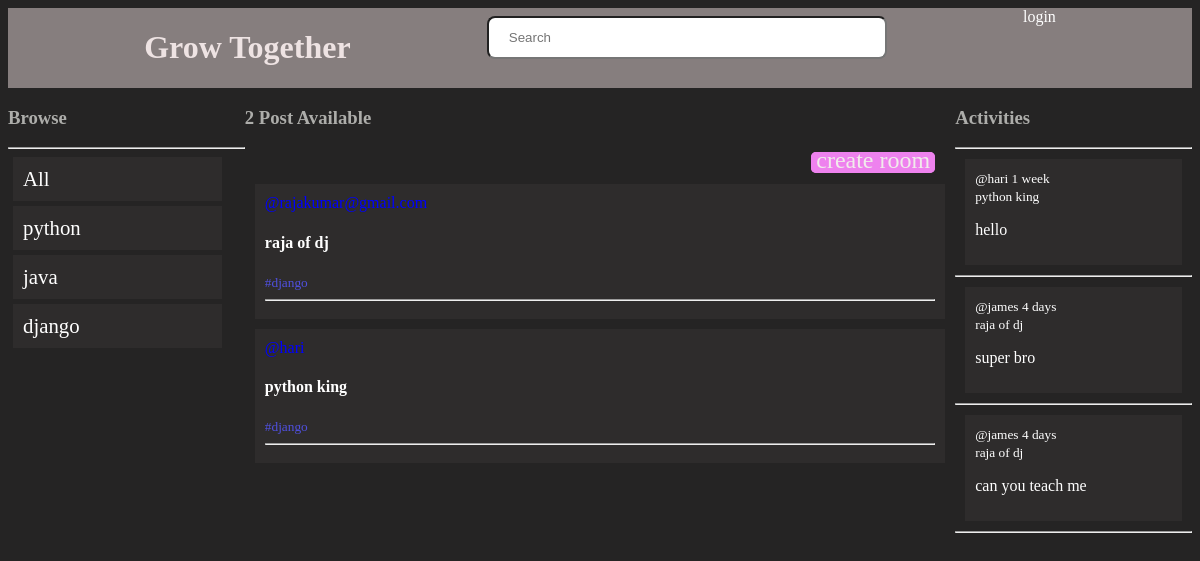
/?q=django, run on the app's committed database.
### app1/models.py (models this page shows, shortened)
class topic(models.Model):
    name =models.CharField(max_length=200)

class room(models.Model): #python calss to model
    host=models.ForeignKey(User,on_delete=models.SET_NULL,null=True)
    top=models.ForeignKey(topic,on_delete=models.SET_NULL,null=True)
    name=models.CharField(max_length=200)
    description=models.TextField(null=True,blank=True) #null=True which can make it blank .if instance not create.blank if save form it wiil be blank
    update= models.DateTimeField(auto_now=True) #take freq timestamp
    create=models.DateTimeField(auto_now_add=True)#first create timestamp
    class Meta:
        ordering=['-update','-create'] #descending - so newest first
    def __str__(self): #create Rome string
        return self.name

class Message(models.Model):
    user=models.ForeignKey(User,on_delete=models.CASCADE)
    room=models.ForeignKey(room,on_delete=models.CASCADE) #models.SET_NULL-->mesg not del if room del. models.cascade msg del
    body=models.TextField()
    update=models.DateTimeField(auto_now=True)
    create=models.DateTimeField(auto_now_add=True)

### app1/views.py (the view)
# urls.py: 2. Add a URL to urlpatterns:  path('', Home.as_view(), name='home')
def Home(request):
    q=request.GET.get('q') if request.GET.get('q') else ''
    val=room.objects.filter(Q(top__name__icontains=q) | Q(name__icontains=q) )#Q for & | keys parent (topic) class name noncase sense=i contain q value
    val1=topic.objects.all()
    coun=val.count()
    recent=Message.objects.filter(Q(room__top__name__icontains=q))
    value={'value':val,'val1':val1,'count':coun,'recent':recent}
    return render(request,'app1/home.html',value)

### app1/templates/app1/home.html (shortened to what this page needs)
{% extends 'main.html' %}
{%  block content %}
       <div class="container">
        <div>
        {% include 'app1/topics.html' %}
       </div>
       <div>
        <h3>{{count}} Post Available </h3>
        <div class="box">
        <span class="bo">
        <a id="tex1" href="create-room">create room </a></span></div>
        {% include 'app1/posts.html' %}
    </div>
     <div>
        {% include 'app1/activity.html' %}
     </div>
</div>
{% endblock content %}

### app1/templates/app1/topics.html (shortened to what this page needs)
<!DOCTYPE html>
<h3>
    Browse
</h3>
<hr>
<a id="tex" href="{% url 'home' %}">
<div class="list">
    All
</div>
</a>
{% for topic in val1  %}
<a id="tex" href="{% url 'home' %}?q={{topic.name}}">
 <div class="list">
    {{topic.name}}
 </div>
</a>
{% endfor %}

### app1/templates/app1/posts.html (shortened to what this page needs)
<div >
    {% for  e in value %}
    <div class="cont">
    <a id="col" href="{% url 'profile' e.host.id %}"> @{{ e.host.username}}</a>
    <a href="root/{{e.id}}">
     <h4>  {{e.name}}</h4>
     <small id="col1">#{{e.top.name}}</small>
     <hr>
    </div>
    {% endfor %}
</div>

### app1/templates/app1/activity.html (shortened to what this page needs)
<h3>Activities</h3>
<hr>
{% for m in recent %}
<div class="contactive">
    <small id="user">@{{m.user}} {{ m.create | timesince }}</small>
    <br>
    <small id="user">{{m.room}}</small>
    <p id="user">{{ m.body }}
</div>
<hr>
{% endfor %}

### static/styles/main.css (style rules this page uses)
body { background-color: rgb(37, 36, 36); }

### app1/templates/app1/home.html (style rules this page uses)
.container { display:grid; grid-template-columns: 1fr 3fr 1fr; }
.box { background-color:rgb(37, 36, 36); text-align: right; }
.bo { background-color: violet; border: 2px solid violet; left: 500; margin-right: 20px; border-radius: 5px; }
#tex1 { padding: 3px; color:rgb(241, 235, 235); font-size: 1.5em; }

### app1/templates/app1/topics.html (style rules this page uses)
h3 { color: rgb(173, 173, 170); }
.list { display: block; width: 80%; padding: 10px; margin: 5px; background-color: rgb(46, 44, 44); font-size: 1.3em; color:white ; }
#tex { color: white; text-decoration: none; }

### app1/templates/app1/posts.html (style rules this page uses)
a { text-decoration: none; color: white; }
#col { color: blue; }
#col1 { color: rgb(80, 80, 224); }
.cont { background-color: rgb(46, 44, 44); padding: 10px; margin: 10px; }

### app1/templates/app1/activity.html (style rules this page uses)
.contactive { background-color: rgb(46, 44, 44); padding: 10px; margin: 10px; }
#user { color: white; }

### data on the page
topic: name "python"
topic: name "java"
topic: name "django"
room: name "raja of dj", top.name "django"
room: name "python king", top.name "django"
Message: user "hari", create "1 week", room "python king", body "hello"
Message: user "james", create "4 days", room "raja of dj", body "super bro"
Message: user "james", create "4 days", room "raja of dj", body "can you teach me"

### other printed values
{{ count }} "2"
